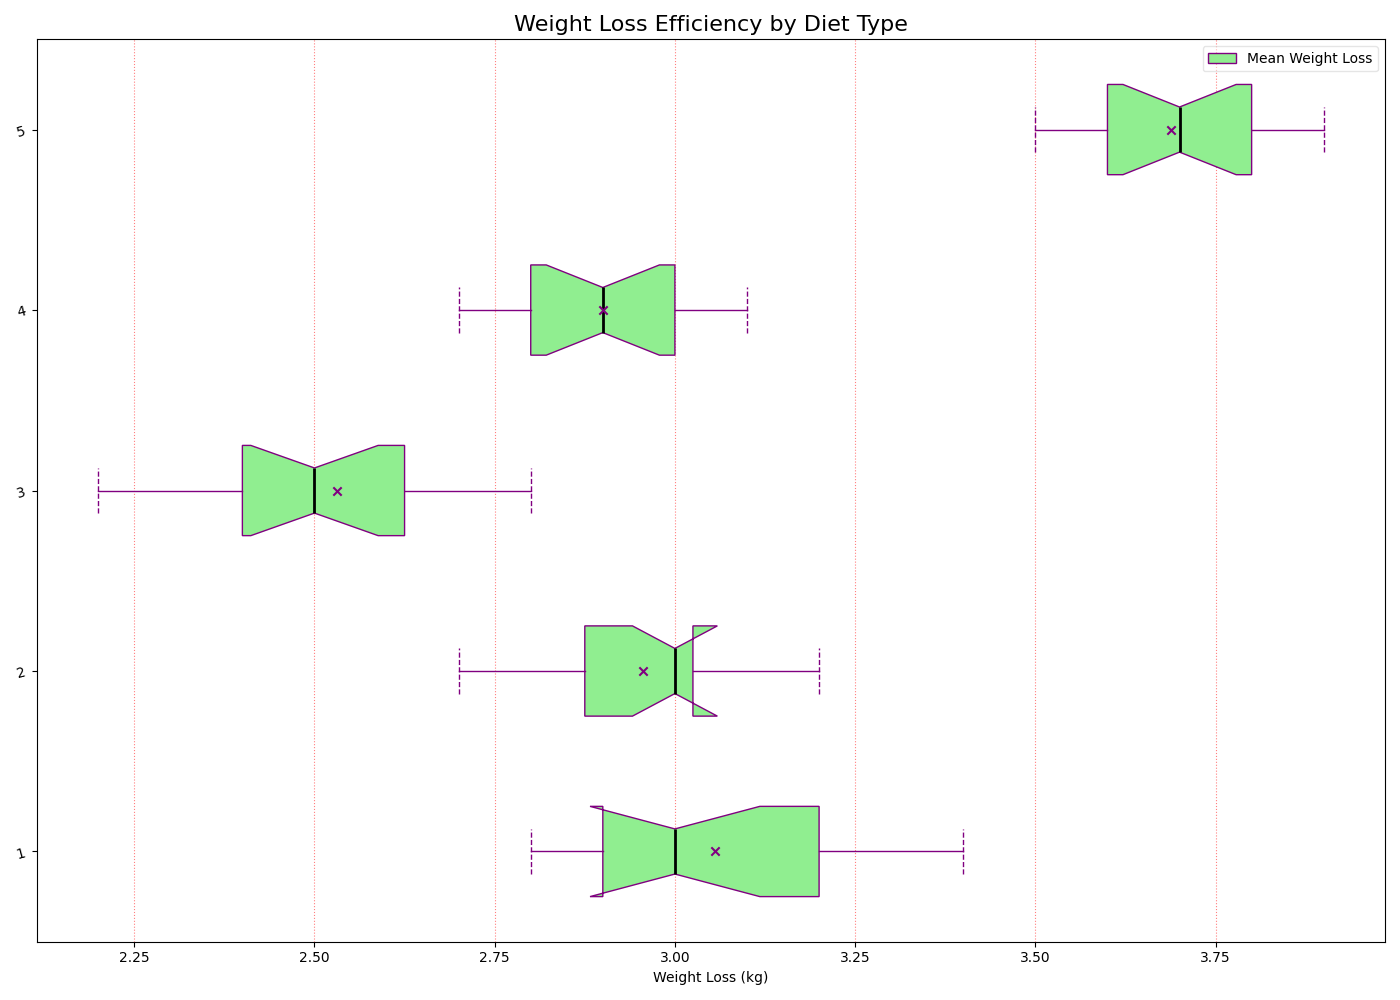

Generate this figure with Python:
import matplotlib.pyplot as plt
import numpy as np

diets = ['Keto', 'Paleo', 'Vegan', 'Mediterranean', 'Intermittent Fasting']

weight_loss_data = [
    [3.3, 3.0, 3.2, 2.9, 3.1, 3.4, 3.0, 3.1, 2.9, 3.3, 2.9, 2.8, 3.0, 3.2, 2.8, 3.0],
    [2.8, 2.7, 2.8, 3.0, 2.9, 3.0, 3.0, 3.1, 3.1, 3.0, 3.1, 2.9, 2.9, 3.2, 3.0, 2.8],
    [2.6, 2.4, 2.5, 2.8, 2.5, 2.6, 2.2, 2.4, 2.7, 2.4, 2.7, 2.5, 2.8, 2.3, 2.5, 2.6],
    [3.0, 2.9, 2.9, 3.1, 2.8, 2.9, 2.8, 3.1, 2.8, 2.7, 2.8, 3.0, 3.0, 2.9, 3.0, 2.7],
    [3.7, 3.6, 3.7, 3.6, 3.9, 3.9, 3.7, 3.5, 3.7, 3.8, 3.6, 3.5, 3.8, 3.8, 3.5, 3.7]
]

fig, ax = plt.subplots(figsize=(14, 10))

ax.boxplot(weight_loss_data, vert=False, notch=True, patch_artist=True,
           boxprops=dict(facecolor='lightgreen', color='purple'),
           whiskerprops=dict(color='purple', linestyle='-'),
           capprops=dict(color='purple', linestyle='--'),
           medianprops=dict(color='black', linewidth=2),
           flierprops=dict(marker='s', color='orange', markersize=8, alpha=0.7))

means = [np.mean(data) for data in weight_loss_data]
ax.scatter(means, range(1, len(means) + 1), color='purple', marker='x', zorder=3)

ax.xaxis.grid(True, linestyle=':', which='major', color='red', alpha=0.5)

plt.yticks(rotation=15, ha='right')

plt.xlabel('Weight Loss (kg)')
plt.title('Weight Loss Efficiency by Diet Type', fontsize=16)

plt.legend(['Mean Weight Loss'], loc='upper right', fontsize=10, frameon=True, fancybox=True, framealpha=0.5)

plt.tight_layout()

plt.show()
